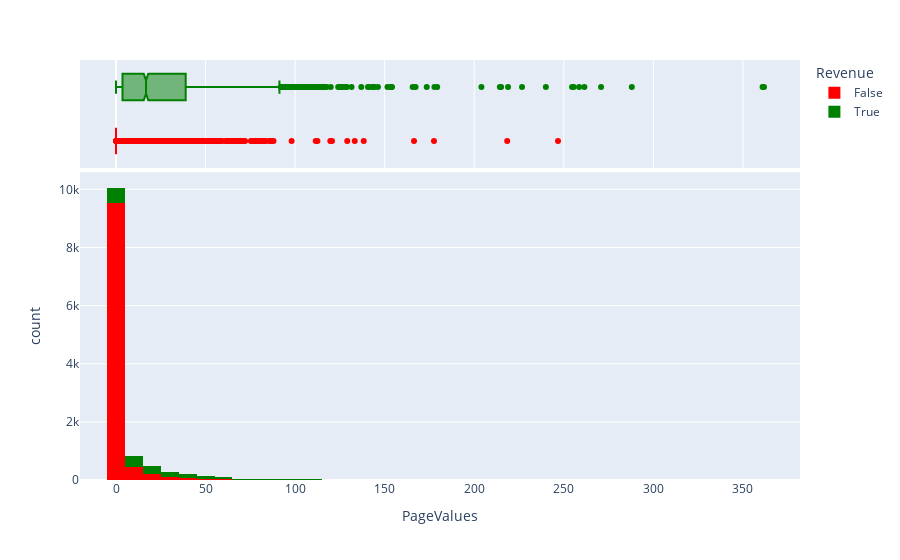

The notebook cell this image was saved under:
### Markdown cell above
##### Numerical Features

### Code cell
##### YOU ARE HERE lol
# Making an example and will automate for rest of numerical features at a later time
fig = px.histogram(raw_data, x = "PageValues", color = "Revenue", nbins = 50, marginal = "box",
                   color_discrete_map={True: "green", False: "red"})
fig.show()

### Figure 1 — Plotly figure (JSON) as saved in the notebook; plotly's stock layout.template omitted (floating-point values rounded to 4 significant figures; data arrays with more than 128 entries replaced by an {"elided": "..."} marker saying what was removed)
{"data": [{"bingroup": "x", "hovertemplate": "Revenue=False<br>PageValues=%{x}<br>count=%{y}<extra></extra>", "legendgroup": "False", "marker": {"color": "red", "pattern": {"shape": ""}}, "name": "False", "nbinsx": 50, "orientation": "v", "showlegend": true, "type": "histogram", "x": {"elided": "10422 float values"}, "xaxis": "x", "yaxis": "y"}, {"hovertemplate": "Revenue=False<br>PageValues=%{x}<extra></extra>", "legendgroup": "False", "marker": {"color": "red"}, "name": "False", "notched": true, "showlegend": false, "type": "box", "x": {"elided": "10422 float values"}, "xaxis": "x2", "yaxis": "y2"}, {"bingroup": "x", "hovertemplate": "Revenue=True<br>PageValues=%{x}<br>count=%{y}<extra></extra>", "legendgroup": "True", "marker": {"color": "green", "pattern": {"shape": ""}}, "name": "True", "nbinsx": 50, "orientation": "v", "showlegend": true, "type": "histogram", "x": {"elided": "1908 float values"}, "xaxis": "x", "yaxis": "y"}, {"hovertemplate": "Revenue=True<br>PageValues=%{x}<extra></extra>", "legendgroup": "True", "marker": {"color": "green"}, "name": "True", "notched": true, "showlegend": false, "type": "box", "x": {"elided": "1908 float values"}, "xaxis": "x2", "yaxis": "y2"}], "layout": {"barmode": "relative", "legend": {"title": {"text": "Revenue"}, "tracegroupgap": 0}, "margin": {"t": 60}, "xaxis": {"anchor": "y", "domain": [0, 1], "title": {"text": "PageValues"}}, "xaxis2": {"anchor": "y2", "domain": [0, 1], "matches": "x", "showgrid": true, "showticklabels": false}, "yaxis": {"anchor": "x", "domain": [0, 0.7326], "title": {"text": "count"}}, "yaxis2": {"anchor": "x2", "domain": [0.7426, 1], "matches": "y2", "showgrid": false, "showline": false, "showticklabels": false, "ticks": ""}}}
